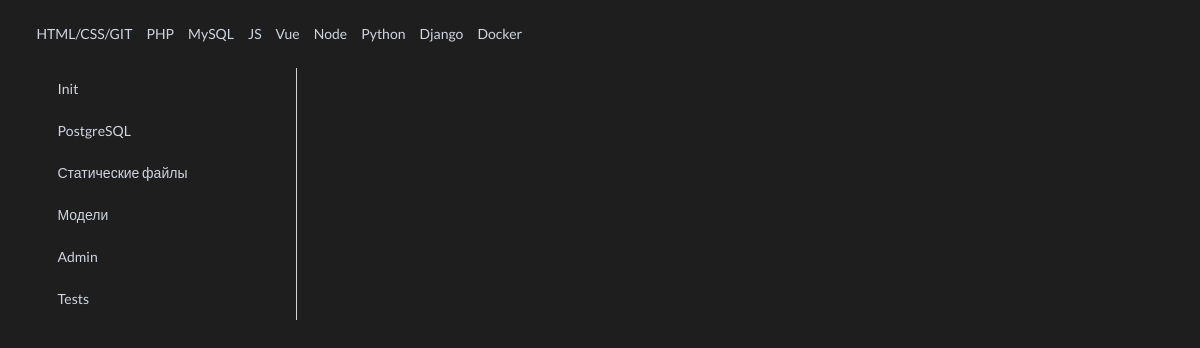
/info?t=dj, run on an earlier commit of the app's database.
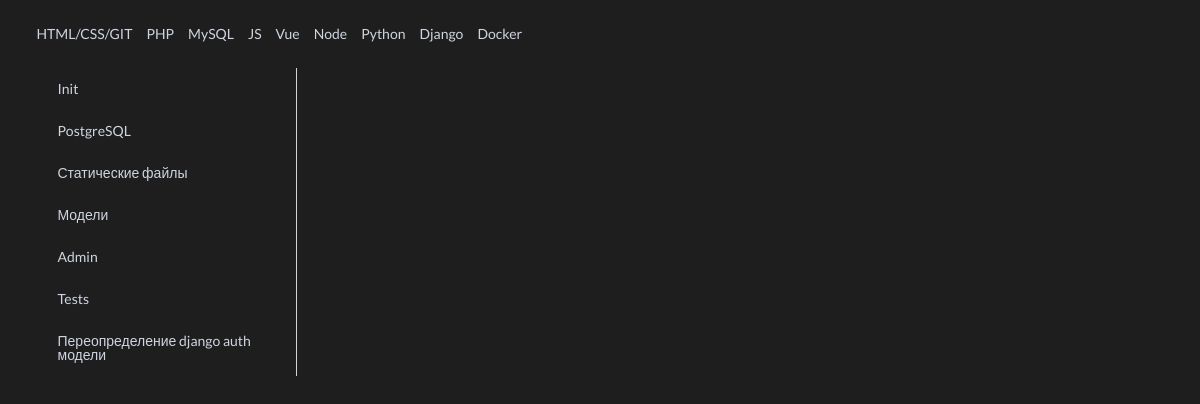
And on a later commit of the database.
### scraps/models.py (models this page shows, shortened)
class Technology(models.Model):
    name = models.CharField(verbose_name='Name of technology', max_length=255)
    link_name = models.CharField(verbose_name='Link name of technology(JavaScript=js)', max_length=255)
    class Meta:
        verbose_name_plural = 'Technologis'
        verbose_name = 'Technology'

class Content(models.Model):
    technology = models.ForeignKey(Technology, on_delete=models.CASCADE, related_name='technology')
    title = models.CharField(verbose_name='Title', max_length=255)
    content = models.TextField(verbose_name='Content', default='<pre data-enlighter-language="python"></pre>')
    class Meta:
        verbose_name_plural = 'Contents'
        verbose_name = 'Content'
        ordering = ['id']

### scraps/views.py (the view)
# urls.py: path('info', views.get_info, name='info'),
def get_info(req):
    technologies = models.Technology.objects.all().values()
    select_tech = req.GET['t'] or 'py'
    get_object_or_404(models.Technology, link_name=select_tech)
    content = models.Content.objects.filter(technology__link_name=select_tech)
    return render(req, 'info_page.html', context={'content': content, 'technologies': technologies})

### scraps/templates/info_page.html (shortened to what this page needs)
{% extends 'index.html' %}
{% block data %}
  <div class="ui grid">
  <div class="four wide column">
    <div class="ui vertical fluid tabular attached menu">
      {% for el in content %}
        <a class="item" data-tab="data-tab-{{ el.id }}">
          {{ el.title }}
        </a>
      {% endfor %}
    </div>
  </div>
  <div class="twelve wide stretched column">
    {% for el in content %}
        {{ el.content|safe }}
    {% endfor %}
  </div>
</div>
{% endblock %}

### scraps/templates/index.html (shortened to what this page needs)
{% extends 'base.html' %}
{% block content %}
  <div class="ui text menu">
      {% for tclgy in technologies %}
        <a class="item" href="/info?t={{ tclgy.link_name }}">
          {{ tclgy.name }}
        </a>
      {% endfor %}
  </div>
  <div class="ui content">
      {% block data %}
      {% endblock %}
  </div>
{% endblock %}

What changed in the data, as far as the page shows it:
added Content: title "Переопределение django auth модели"
